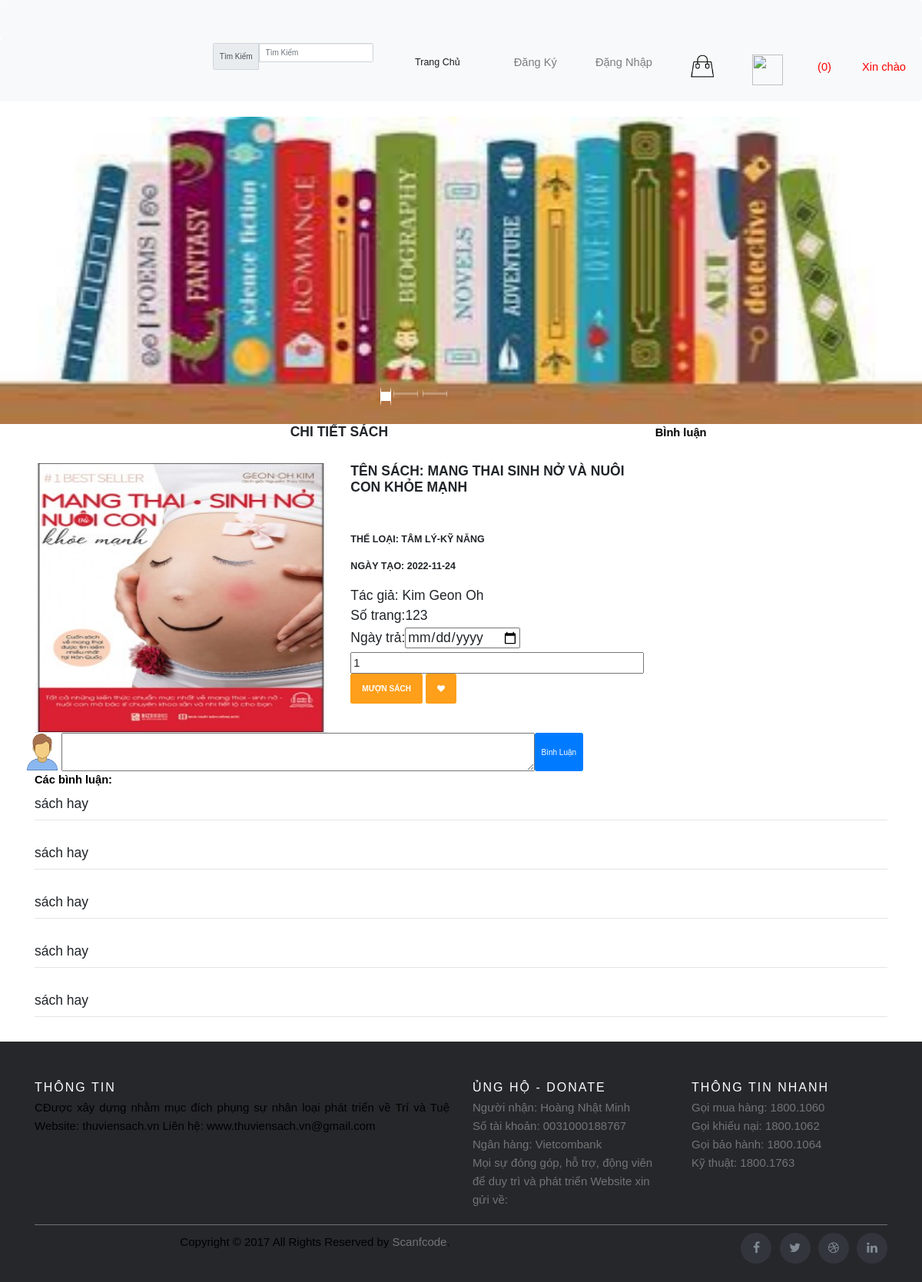
The app's page /index.php?action=home&act=detail&id=4 with its own data.
### tables this page shows
CREATE TABLE `book` (
  `id` int(11) NOT NULL,
  `name` varchar(126) NOT NULL,
  `created_by` date NOT NULL,
  `number_book` int(11) NOT NULL,
  `number_pages` int(5) NOT NULL,
  `author` varchar(20) NOT NULL,
  `category` varchar(20) NOT NULL,
  `image` varchar(256) NOT NULL,
  `is_deleted` varchar(5) NOT NULL
);

CREATE TABLE `binhluan` (
  `id` int(11) NOT NULL,
  `book_id` int(11) NOT NULL,
  `date` date NOT NULL,
  `binhluan` text NOT NULL
);

### Model/connect.php (called while the page is built, shortened)
<?php
class connect
{
	var $db=null;
	public function __construct()
	{
		$dsn='mysql:host=localhost;dbname=thuvien';
		$user='root';
		$pass='root';
		$this->db=new PDO($dsn,$user,$pass,array(PDO::MYSQL_ATTR_INIT_COMMAND=>"SET NAMES utf8"));
	}
	public function getInstance($select)
	{
		$results=$this->db->query($select);
		$result=$results->fetch();
		return $result;
	}
	public function getList($select)
	{
		$results=$this->db->query($select);
		return($results);
	}
}
?>

### Model/book.php (called while the page is built, shortened)
<?php
    class Book{
        function getDetailBookById($id){
            $db =new connect();
            $select="SELECT * FROM book WHERE id=$id ";
            $result= $db->getInstance($select);
            return $result;
        }
    }
?>

### Model/giohang.php (called while the page is built, shortened)
<?php
   class GioHang{
    function getComment($id){
        $db = new connect();
        $sql = "SELECT * FROM binhluan";
        $resluts=$db->getList($sql);
        return $resluts;
    }
   }
?>

### View/sanphamchitiet.php (the view, shortened to what this page needs)
<section>
    <div class="row">
        <div class="col-lg-12 text-center">
            <h3 class="mb-5 font-weight-bold">CHI TIẾT SÁCH</h3>
        </div>
    </div>
    <article class="col-12">
        <div class="container-fliud">
            <div class="wrapper row">
                <form action="index.php?action=giohang&act=add_cart" method="post">
                    <div class="preview col-md-6">
                        <div class="tab-content">
                        <?php
                            if(isset($_GET['id']))
                            {
                                $id=$_GET['id'];
                                $book=new Book();
                                $result=$book->getDetailBookById($id);
                                    $tensach=$result['name'];
                                    $sotrang=$result['number_pages'];
                                    $tacgia=$result['author'];
                                    $image=$result['image'];
                                    $theloai=$result['category'];
                                    $ngaytao=$result['created_by'];
                            }
                           ?>
                            <div class="tab-pane active" id=""><img src="<?php echo'/Content/image/'.$image;?>" alt="" width="200px" height="350px">
                            </div>
                        </div>
                        <ul class="preview-thumbnail nav nav-tabs">
                        </ul>
                    </div>
                    <div class="details col-md-6">
                        <h3 class="product-title">Tên Sách: <?php echo $tensach?> </h3>
                        <h5 class="colors">   </br></br>
                        <h5 class="colors">Thể Loại: <?php echo $theloai?>   </br></br>
                          <h5 class="colors">Ngày tạo: <?php echo $ngaytao?>   </br></br>
                        <h3>Tác giả: <?php echo $tacgia;?></h3>
                           <h3>Số trang:<?php echo $sotrang;?></h3>
                           <h3>Ngày trả:<input name="ngaytra"type="date"></h3>
                        <input type="number" id="soluong" name="soluong" min="1" max="100" value="1" size="10" />
                        </h5>
                        <div class="action">
                            <button class="add-to-cart btn btn-default" type="submit" data-toggle="modal" data-target="#myModal">Mượn Sách
                            </button>
                            <a href="http://hocwebgiare.com/" target="_blank"> <button class="like btn btn-default" type="button"><span class="fa fa-heart"></span></button> </a>
                        </div>
                    </div>
                </form>
            </div>
        </div>
    </article>
</section>
<section>
                <p class="float-left"><b>BÌnh luận </b></p>
                <hr>
            </div>
            <form action="index.php?action=giohang&act=binhluan&id=<?php echo $id;?>" method="post">
            <div class="row">
                    <img src="Content/imagetourdien/people.png" width="50px" height="50px"; />
                    <textarea class="input-field" type="text" name="comment" rows="2" cols="70" id="comment" placeholder="Thêm bình luận">  </textarea>
                    <input type="submit" class="btn btn-primary" id="submitButton" style="float: right;" value="Bình Luận" />
            </div>
            </form>
            <div class="row">
                <div class="col-md-12">
                <p class="float-left"><b>Các bình luận:</b></p>
                </div>
                <div class="col-md-12">
                <?php
            $comment=new GioHang();
            $result=$comment->getComment($id);
            while($set=$result->fetch()):
            ?>
                <h3><?php echo $set['binhluan'];?></h3>
                <hr>
                <br/>
            <?php
                endwhile;
              ?>
                </div>
        </div>

### Content/CSS/Tour.css (style rules this page uses)
body { font-family:arial; font-size: 11pt; margin: auto; }
p { text-align: center; color: black; }
a:link { text-decoration: none; }
.preview { display: -webkit-box; display: -webkit-flex; display: -ms-flexbox; display: flex; -webkit-box-orient: vertical; -webkit-box-direction: normal; -webkit-flex-direction: column; -ms-flex-direction: column; flex-direction: column; }
.tab-content { overflow: hidden; }
.tab-content img { width: 100%; -webkit-animation-name: opacity; animation-name: opacity; -webkit-animation-duration: .3s; animation-duration: .3s; }
@media screen and (min-width: 997px) { .wrapper { display: -webkit-box; display: -webkit-flex; display: -ms-flexbox; display: flex; } }
.details { display: -webkit-box; display: -webkit-flex; display: -ms-flexbox; display: flex; -webkit-box-orient: vertical; -webkit-box-direction: normal; -webkit-flex-direction: column; -ms-flex-direction: column; flex-direction: column; }
.colors { -webkit-box-flex: 1; -webkit-flex-grow: 1; -ms-flex-positive: 1; flex-grow: 1; }
.product-title, .price, .sizes, .colors { text-transform: UPPERCASE; font-weight: bold; }
.product-title, .rating, .product-description, .price, .vote, .sizes { margin-bottom: 15px; }
.product-title { margin-top: 0; }
.add-to-cart, .like { background: #ff9f1a; padding: 1.2em 1.5em; border: none; text-transform: UPPERCASE; font-weight: bold; color: #fff; text-decoration:none; -webkit-transition: background .3s ease; transition: background .3s ease; }

### records on screen
book: image (picture), name "MANG THAI SINH NỞ VÀ NUÔI CON KHỎE MẠNH", category "TÂM LÝ-KỸ NĂNG", created_by "2022-11-24", author "Kim Geon Oh", number_pages "123"
binhluan: binhluan "sách hay"
binhluan: binhluan "sách hay"
binhluan: binhluan "sách hay"
binhluan: binhluan "sách hay"
binhluan: binhluan "sách hay"
